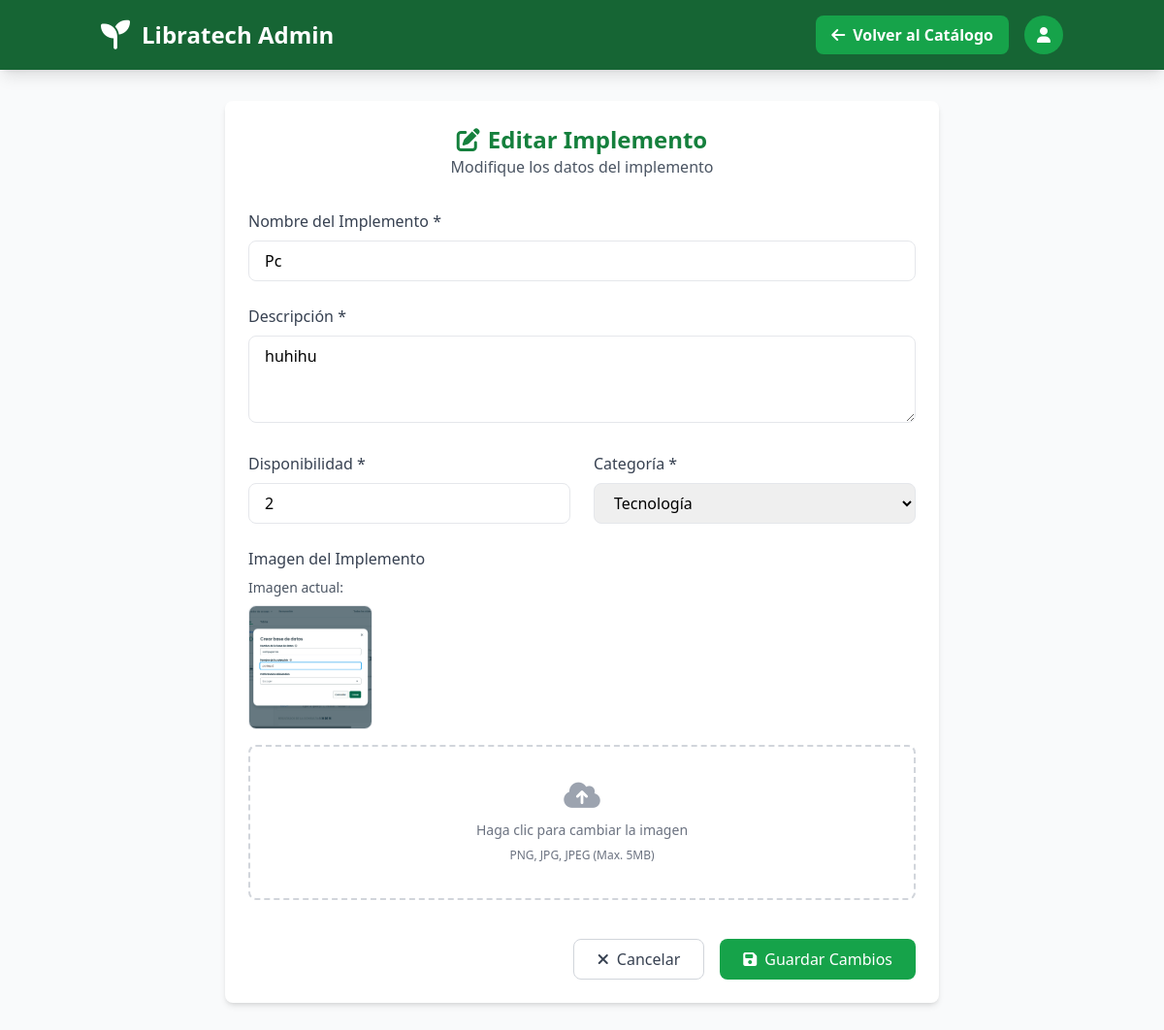
The app's page /admin/admin/catalogo/editar/1, older data.
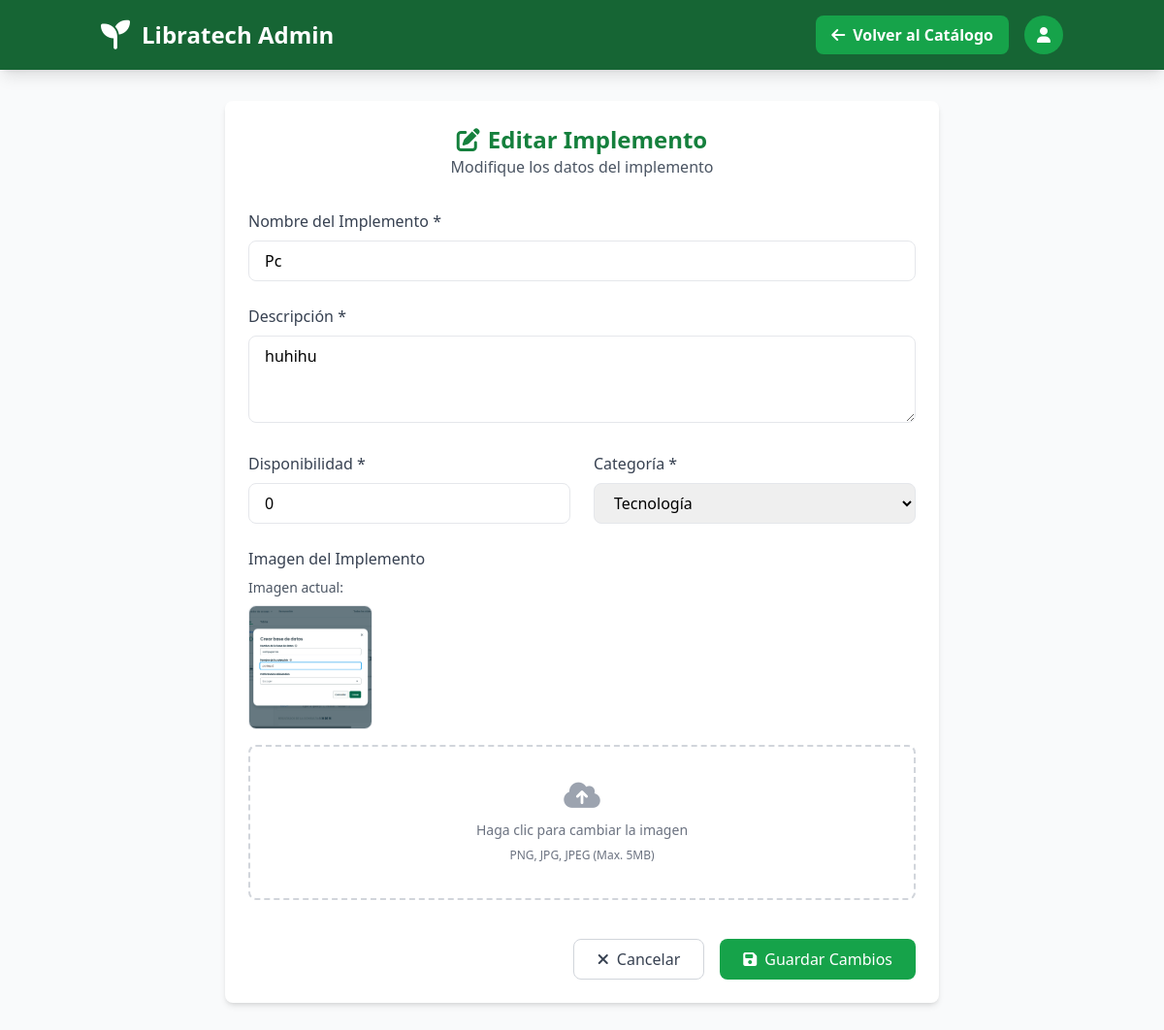
The same page, newer data.
### tables this page shows
CREATE TABLE catalogo (
                id INTEGER PRIMARY KEY AUTOINCREMENT,
                implemento TEXT NOT NULL,
                descripcion TEXT NOT NULL,
                disponibilidad INTEGER NOT NULL,
                imagen_url TEXT,
                categoria TEXT,
                created_at TIMESTAMP DEFAULT CURRENT_TIMESTAMP
            );

### routes/admin.py (the view, shortened to what this page needs)
@admin_bp.route('/admin/catalogo/editar/<int:id>', methods=['GET', 'POST'])
def editar_implemento(id):
    conn = get_db_connection()
    implemento = conn.execute('SELECT * FROM catalogo WHERE id = ?', (id,)).fetchone()
    conn.close()
    if implemento is None:
        flash('Implemento no encontrado', 'error')
        return redirect(url_for('admin.ver_catalogo'))
    return render_template('admin/editar_implemento.html', implemento=implemento)

### app.py (called while the page is built)
@app.context_processor
def inject_user():
    return dict(
        current_user={
            'id': session.get('user_id'),
            'nombre': session.get('user_nombre'),
            'email': session.get('user_email'),
            'is_authenticated': 'user_id' in session
        }
    )

### utils/db.py (called while the page is built)
def get_db_connection():
    conn = sqlite3.connect('models/database.db')
    conn.row_factory = sqlite3.Row
    return conn

### templates/admin/editar_implemento.html (shortened to what the changed rows need)
<!DOCTYPE html>
<html lang="es">
<head>
    <script src="https://cdn.tailwindcss.com"></script>
    <link rel="stylesheet" href="https://cdnjs.cloudflare.com/ajax/libs/font-awesome/6.4.0/css/all.min.css">
</head>
<body class="bg-gray-50 min-h-screen">
    <header class="bg-green-800 text-white shadow-lg">
        <div class="container mx-auto px-4 py-4 flex justify-between items-center">
            <div class="flex items-center">
                <h1 class="text-2xl font-bold">Libratech Admin</h1>
            </div>
        </div>
    </header>
    <div class="container mx-auto px-4 py-8 max-w-3xl">
        <div class="bg-white rounded-lg shadow-md p-6">
            <div class="text-center mb-8">
                <h1 class="text-2xl font-bold text-green-700">
                    <i class="fas fa-edit mr-2"></i>Editar Implemento
                </h1>
            </div>
            <form method="POST" enctype="multipart/form-data" class="space-y-6">
                <div>
                    <label class="block text-gray-700 mb-2 font-medium" for="implemento">Nombre del Implemento *</label>
                    <input type="text" id="implemento" name="implemento" value="{{ implemento['implemento'] }}" required
                           class="w-full px-4 py-2 border rounded-lg focus:outline-none focus:ring-2 focus:ring-green-500">
                </div>
                <div>
                    <label class="block text-gray-700 mb-2 font-medium" for="descripcion">Descripción *</label>
                    <textarea id="descripcion" name="descripcion" rows="3" required
                              class="w-full px-4 py-2 border rounded-lg focus:outline-none focus:ring-2 focus:ring-green-500">{{ implemento['descripcion'] }}</textarea>
                </div>
                <div class="grid grid-cols-1 md:grid-cols-2 gap-6">
                    <div>
                        <label class="block text-gray-700 mb-2 font-medium" for="disponibilidad">Disponibilidad *</label>
                        <input type="number" id="disponibilidad" name="disponibilidad" value="{{ implemento['disponibilidad'] }}" min="0" required
                               class="w-full px-4 py-2 border rounded-lg focus:outline-none focus:ring-2 focus:ring-green-500">
                    </div>
                    <div>
                        <label class="block text-gray-700 mb-2 font-medium" for="categoria">Categoría *</label>
                        <select id="categoria" name="categoria" required
                                class="w-full px-4 py-2 border rounded-lg focus:outline-none focus:ring-2 focus:ring-green-500">
                            <option value="tecnologia" {% if implemento['categoria'] == 'tecnologia' %}selected{% endif %}>Tecnología</option>
                        </select>
                    </div>
                </div>
                <div>
                    {% if implemento['imagen_url'] %}
                    <div class="mb-4">
                        <p class="text-sm text-gray-600 mb-2">Imagen actual:</p>
                        <div class="w-32 h-32 border rounded-lg overflow-hidden">
                            <img src="{{ url_for('static', filename='uploads/' + implemento['imagen_url']) }}" alt="{{ implemento['implemento'] }}" class="w-full h-full object-cover">
                        </div>
                    </div>
                    {% endif %}
                </div>
            </form>
        </div>
    </div>
</body>
</html>

Row changes from the older to the newer data that the page shows:
changed catalogo "Pc": disponibilidad "2" → "0"
